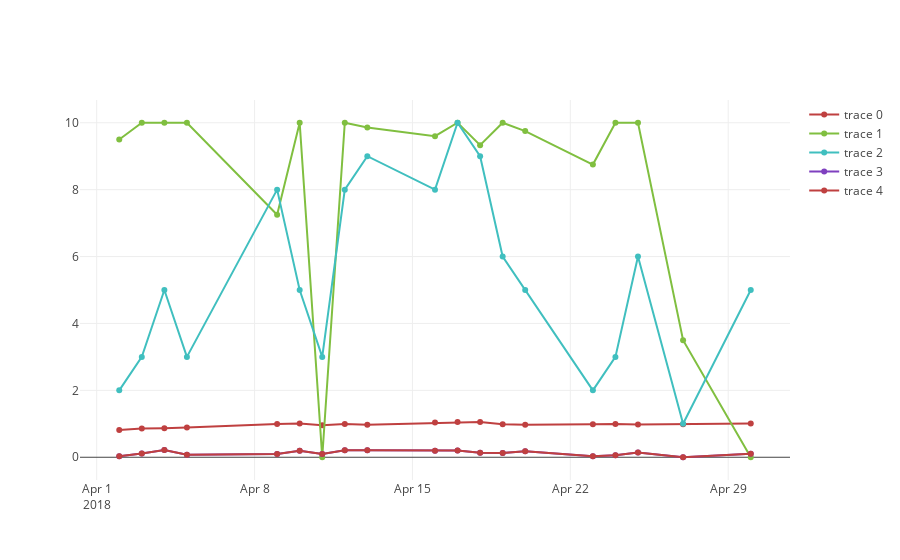

Notebook code for this chart:
### Code cell
figure = go.Figure(data=data, layout=go.Layout())
iplot(figure)
